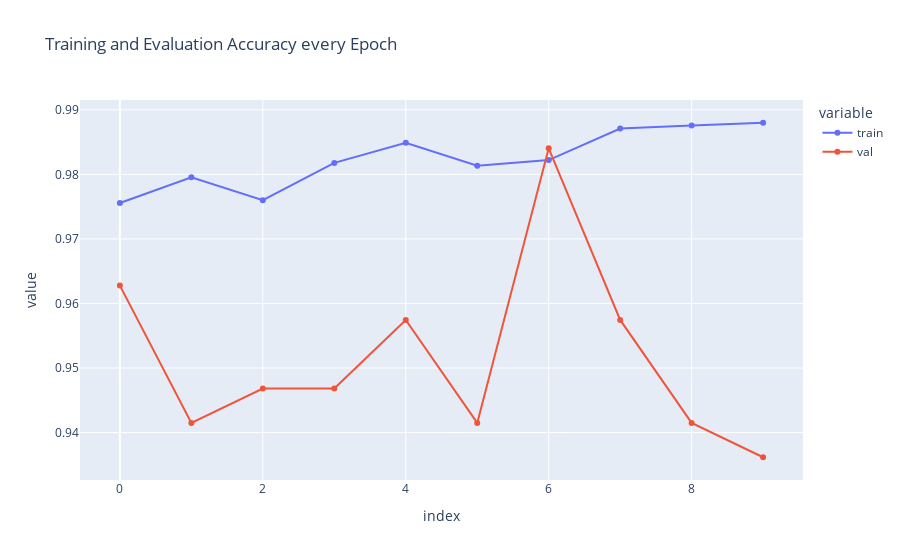

Here is the notebook cell this chart was saved with:
### Code cell
from plotly.offline import iplot, init_notebook_mode
import plotly.express as px
import pandas as pd

init_notebook_mode(connected=True)

acc = pd.DataFrame({'train': history.history['acc'], 'val': history.history['val_acc']})

fig = px.line(acc, x=acc.index, y=acc.columns[0::], title='Training and Evaluation Accuracy every Epoch', markers=True)
fig.show()

### Figure 1 — Plotly figure (JSON) as saved in the notebook; plotly's stock layout.template omitted (floating-point values rounded to 4 significant figures)
{"data": [{"hovertemplate": "variable=train<br>index=%{x}<br>value=%{y}<extra></extra>", "legendgroup": "train", "line": {"color": "#636efa", "dash": "solid"}, "marker": {"symbol": "circle"}, "mode": "lines+markers", "name": "train", "orientation": "v", "showlegend": true, "x": [0, 1, 2, 3, 4, 5, 6, 7, 8, 9], "xaxis": "x", "y": [0.9756, 0.9796, 0.976, 0.9818, 0.9849, 0.9813, 0.9822, 0.9871, 0.9876, 0.988], "yaxis": "y", "type": "scatter"}, {"hovertemplate": "variable=val<br>index=%{x}<br>value=%{y}<extra></extra>", "legendgroup": "val", "line": {"color": "#EF553B", "dash": "solid"}, "marker": {"symbol": "circle"}, "mode": "lines+markers", "name": "val", "orientation": "v", "showlegend": true, "x": [0, 1, 2, 3, 4, 5, 6, 7, 8, 9], "xaxis": "x", "y": [0.9628, 0.9415, 0.9468, 0.9468, 0.9574, 0.9415, 0.984, 0.9574, 0.9415, 0.9362], "yaxis": "y", "type": "scatter"}], "layout": {"xaxis": {"anchor": "y", "domain": [0, 1], "title": {"text": "index"}}, "yaxis": {"anchor": "x", "domain": [0, 1], "title": {"text": "value"}}, "legend": {"title": {"text": "variable"}, "tracegroupgap": 0}, "title": {"text": "Training and Evaluation Accuracy every Epoch"}}}
